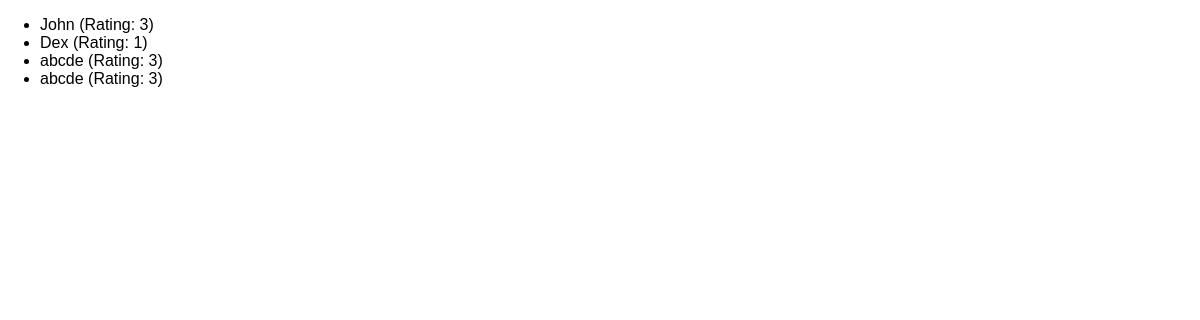
/reviews, run on an earlier commit of the app's database.
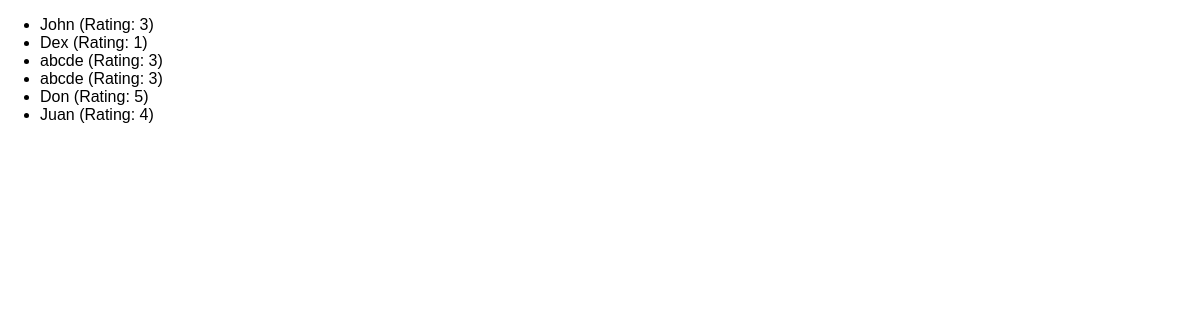
And on a later commit of the database.
### reviews/models.py (models this page shows)
class Review(models.Model):
    user_name = models.CharField(max_length=100)
    review_text = models.TextField()
    rating = models.IntegerField()

### reviews/views.py (the view)
# urls.py: path("reviews", views.ReviewsListView.as_view()),
class ReviewsListView(ListView):
    template_name = "reviews/review_list.html"
    model = Review
    context_object_name = "reviews"

### reviews/templates/reviews/review_list.html (shortened to what this page needs)
{% extends "reviews/base.html" %}
{% block content %}
  <ul>
    {% for review in reviews %}
      <li>{{ review.user_name }} (Rating: {{ review.rating }})</li>
    {% endfor %}
  </ul>
{% endblock content %}

### reviews/templates/reviews/base.html (shortened to what this page needs)
{% load static %}
<!DOCTYPE html>
<html lang="en">
<head>
  <link rel="stylesheet" href="{% static "reviews/styles.css" %}">
</head>
<body>
  {% block content %}
  {% endblock content %}
</body>
</html>

### reviews/static/reviews/styles.css (style rules this page uses)
body { font-family: sans-serif; margin: 0; }

What changed in the data, as far as the page shows it:
added Review: user_name "Don", rating "5"
added Review: user_name "Juan", rating "4"
